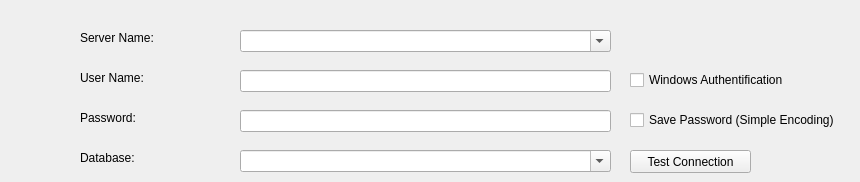
      <widget class="QWidget" name="sqlServerTargetTab">
       <attribute name="title">
        <string>SQL Server</string>
       </attribute>
       <widget class="QLabel" name="label_36">
        <property name="geometry">
         <rect>
          <x>80</x>
          <y>30</y>
          <width>121</width>
          <height>16</height>
         </rect>
        </property>
        <property name="text">
         <string>Server Name:</string>
        </property>
       </widget>
       <widget class="QLineEdit" name="sqlServerUserNameLineEdit">
        <property name="geometry">
         <rect>
          <x>240</x>
          <y>70</y>
          <width>371</width>
          <height>22</height>
         </rect>
        </property>
       </widget>
       <widget class="QComboBox" name="sqlServerNameComboBox">
        <property name="geometry">
         <rect>
          <x>240</x>
          <y>30</y>
          <width>371</width>
          <height>22</height>
         </rect>
        </property>
        <property name="editable">
         <bool>true</bool>
        </property>
       </widget>
       <widget class="QLabel" name="label_37">
        <property name="geometry">
         <rect>
          <x>80</x>
          <y>110</y>
          <width>111</width>
          <height>16</height>
         </rect>
        </property>
        <property name="text">
         <string>Password:</string>
        </property>
       </widget>
       <widget class="QLabel" name="label_38">
        <property name="geometry">
         <rect>
          <x>80</x>
          <y>70</y>
          <width>111</width>
          <height>16</height>
         </rect>
        </property>
        <property name="text">
         <string>User Name:</string>
        </property>
       </widget>
       <widget class="QLineEdit" name="sqlServerPasswordLineEdit">
        <property name="geometry">
         <rect>
          <x>240</x>
          <y>110</y>
          <width>371</width>
          <height>22</height>
         </rect>
        </property>
        <property name="echoMode">
         <enum>QLineEdit::Password</enum>
        </property>
       </widget>
       <widget class="QPushButton" name="t_sqlServerTestConnectionButton">
        <property name="enabled">
         <bool>true</bool>
        </property>
        <property name="geometry">
         <rect>
          <x>630</x>
          <y>150</y>
          <width>121</width>
          <height>23</height>
         </rect>
        </property>
        <property name="text">
         <string>Test Connection</string>
        </property>
       </widget>
       <widget class="QCheckBox" name="sqlServerWindowsAuthCheckBox">
        <property name="geometry">
         <rect>
          <x>630</x>
          <y>70</y>
          <width>181</width>
          <height>20</height>
         </rect>
        </property>
        <property name="text">
         <string>Windows Authentification</string>
        </property>
       </widget>
       <widget class="QCheckBox" name="sqlServerSavePasswordCheckBox">
        <property name="enabled">
         <bool>true</bool>
        </property>
        <property name="geometry">
         <rect>
          <x>630</x>
          <y>110</y>
          <width>221</width>
          <height>20</height>
         </rect>
        </property>
        <property name="text">
         <string>Save Password (Simple Encoding)</string>
        </property>
       </widget>
       <widget class="QLabel" name="label_39">
        <property name="geometry">
         <rect>
          <x>80</x>
          <y>150</y>
          <width>91</width>
          <height>16</height>
         </rect>
        </property>
        <property name="text">
         <string>Database:</string>
        </property>
       </widget>
       <widget class="QComboBox" name="sqlServerDatabaseComboBox">
        <property name="geometry">
         <rect>
          <x>240</x>
          <y>150</y>
          <width>371</width>
          <height>22</height>
         </rect>
        </property>
        <property name="editable">
         <bool>true</bool>
        </property>
       </widget>
      </widget>
